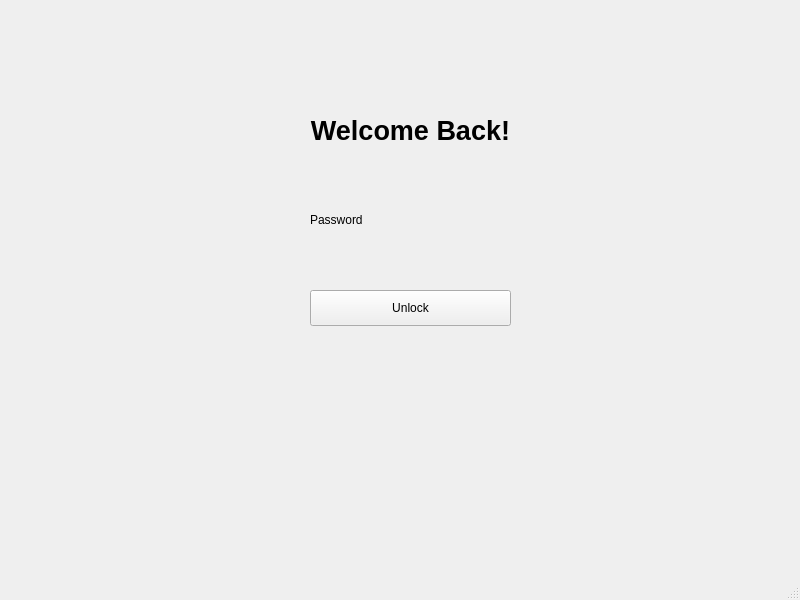
<?xml version="1.0" encoding="UTF-8"?>
<ui version="4.0">
 <class>loginWindow</class>
 <widget class="QMainWindow" name="loginWindow">
  <property name="geometry">
   <rect>
    <x>0</x>
    <y>0</y>
    <width>800</width>
    <height>600</height>
   </rect>
  </property>
  <property name="windowTitle">
   <string>Document Registrar</string>
  </property>
  <widget class="QWidget" name="centralwidget">
   <widget class="QLabel" name="label_2">
    <property name="geometry">
     <rect>
      <x>180</x>
      <y>60</y>
      <width>461</width>
      <height>141</height>
     </rect>
    </property>
    <property name="font">
     <font>
      <pointsize>20</pointsize>
      <weight>75</weight>
      <italic>false</italic>
      <bold>true</bold>
     </font>
    </property>
    <property name="text">
     <string>Welcome Back!</string>
    </property>
    <property name="textFormat">
     <enum>Qt::AutoText</enum>
    </property>
    <property name="alignment">
     <set>Qt::AlignCenter</set>
    </property>
   </widget>
   <widget class="KPasswordLineEdit" name="kpasswordlineedit">
    <property name="geometry">
     <rect>
      <x>310</x>
      <y>240</y>
      <width>201</width>
      <height>36</height>
     </rect>
    </property>
   </widget>
   <widget class="QLabel" name="label">
    <property name="geometry">
     <rect>
      <x>310</x>
      <y>210</y>
      <width>91</width>
      <height>19</height>
     </rect>
    </property>
    <property name="text">
     <string>Password</string>
    </property>
   </widget>
   <widget class="QPushButton" name="pushButton">
    <property name="geometry">
     <rect>
      <x>310</x>
      <y>290</y>
      <width>201</width>
      <height>36</height>
     </rect>
    </property>
    <property name="text">
     <string>Unlock</string>
    </property>
   </widget>
  </widget>
  <widget class="QStatusBar" name="statusbar"/>
 </widget>
 <customwidgets>
  <customwidget>
   <class>KPasswordLineEdit</class>
   <extends>QWidget</extends>
   <header>kpasswordlineedit.h</header>
  </customwidget>
 </customwidgets>
 <resources/>
 <connections/>
</ui>
